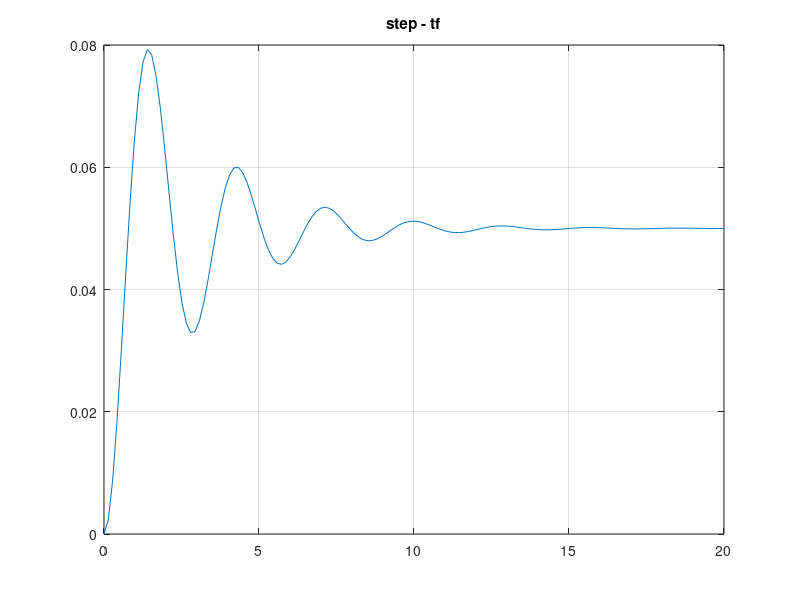
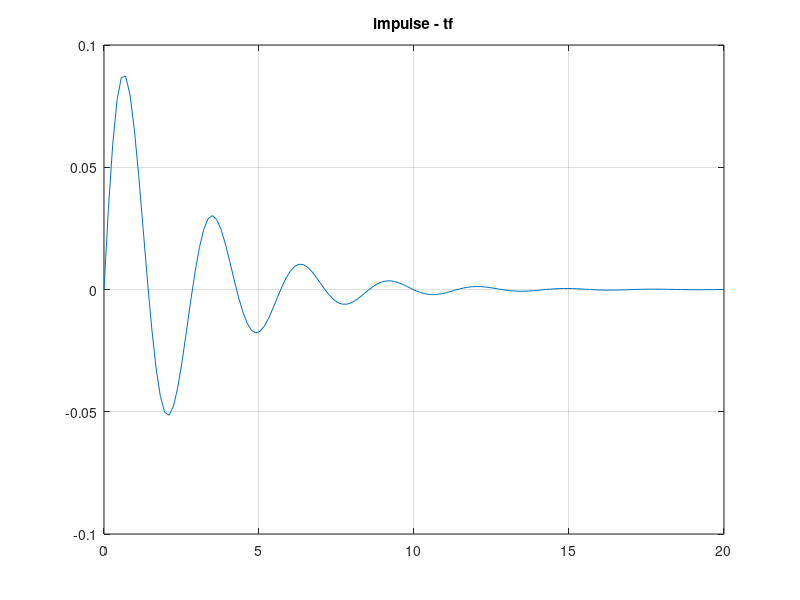

The MATLAB source for these figures, in order: (Note: this script raises an error after producing the figures.)
% *************************************************************************
% By        : Jabed-Akhtar (github)
% date      : 14.04.2022
% *************************************************************************
% file      : MSDSystem_eg2.m
% sim-file  : sim_MSDSystem_eg2.slx
% brief     :
% *************************************************************************
% script (this) related infos:
%   - a source used within this script: https://youtu.be/kbxzXw_fXUc
%   - task-file can be found at location: '../Tasks/MSDSystem_eg2_Task.png'
%   - evicences/pics can be found at location: '../docs_images__/MSDSystem_eg2_***.jpg'
% *************************************************************************
% Descriptions:
%   - a Mass-Spring-Damper system
%   - equation: m*x_dot_dot + c*x_dot + k*x = F
%       => x_dot_dot = 1/m (F - c*x_dot - k*x)
%       => Laplace tf: m*s_2*X(s) + c*s*X(s) + k*X(s) = F
%           -> TF: W(s) = X(s)/F(s) = 1/m ( (m*s_2 + c*s + k) / (1) )
% *************************************************************************

clc; clear; close all;

%% Variables --------------------------------------------------------------
F = 10; % N
m = 4; % Kg
c = 3; % Damping constant
k = 20; % spring constant

H = [1];

%% Transfer function representation ---------------------------------------
num = 1;
den = [m c k];

Gp = tf(num, den); % transfer-function of plant

%% Step response ----------------------------------------------------------
[step1, timeStep1] = step(Gp);
% plotting step response
figure(1)
plot(timeStep1, step1) % is same as step(W)
title('step - tf'); grid

%% Impulse response -------------------------------------------------------
[impulse1, timeImpulse1] = impulse(Gp);
% plotting step response
figure(2)
plot(timeImpulse1, impulse1) % is same as impulse(W)
title('impulse - tf'); grid

%% Designing PID Controller -----------------------------------------------
% Step-1: get PID parameters with help of 'PID Tuner' tool and export the
%   controller to Matlab-Workspace
%   - some screenshots from 'PID Tuner' can be found at location: '../docs_images__/MSDSystem_eg2_PIDTuner_***.jpg'
% saving the exported PID Controller
save('var_MSDSystem_eg2_Controller_PID', "Controller_PID")

% Step-2: getting Kp, Ki and Kd from exported PID-Controller exported from 'PID Tuner'
load('var_MSDSystem_eg2_Controller_PID')
Kp = Controller_PID.Kp;
Ki = Controller_PID.Ki;
Kd = Controller_PID.Kd;

Gc = pid(Kp, Ki, Kd);

%% Closed-loop tf with Controller  ----------------------------------------
M = feedback(Gc*Gp, H);

%% Step response with PID Controller --------------------------------------
figure(3)
step(M)
grid;

%% Saving all figures -----
saveas(figure(1), 'MSDSystem_eg2_step.jpg')
saveas(figure(2), 'MSDSystem_eg2_impulse.jpg')
saveas(figure(3), 'MSDSystem_eg2_stepResponseWithPIDController.jpg')


% *************************** END OF FILE *********************************